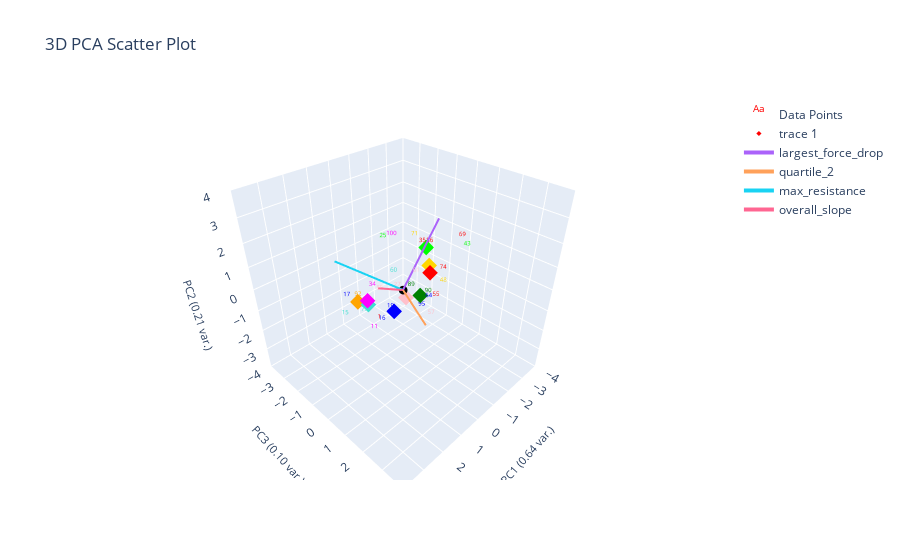

The notebook cell this image was saved under:
### Markdown cell above
### Plot Labeled Data Only

### Code cell
plotting.plot_clusters_seperately(marions_labeled_data[f'{ylabel_name}_nums'], curve_data, ylabel_name,
                                  cluster_category_names=list(ylabel_to_cluster_num.keys()),
                                  bold_idxs=marions_labeled_data.index.tolist()) 
plotting.plot_pca(marions_labeled_data, marions_labeled_data[f'{ylabel_name}_nums'], graph_title="Clustering Labeled Data", num_pc=3, ylabel_name=ylabel_name, centroids=label_centroids)

### Figure 1 — Plotly figure (JSON) as saved in the notebook; plotly's stock layout.template omitted (floating-point values rounded to 4 significant figures)
{"data": [{"mode": "text", "name": "Data Points", "text": ["1", "5", "11", "15", "16", "17", "19", "25", "27", "34", "35", "43", "48", "55", "57", "60", "61", "64", "68", "69", "71", "74", "77", "85", "86", "89", "90", "92", "95", "100"], "textfont": {"color": ["red", "pink", "magenta", "turquoise", "blue", "blue", "blue", "lime", "pink", "magenta", "red", "lime", "gold", "red", "pink", "turquoise", "pink", "blue", "magenta", "red", "gold", "red", "turquoise", "pink", "red", "green", "green", "orange", "blue", "magenta"], "size": 6}, "type": "scatter3d", "x": [1.857, -0.1889, 2.272, 2.545, 1.647, 1.623, 0.2153, -0.2495, 0.07766, 1.968, -0.9293, -3.052, -2.095, -1.374, -1.632, 0.02285, -0.05337, -0.1793, 4.052, -2.958, -1.23, -2.312, 1.925, 0.05042, -1.686, 0.3104, -1.256, 1.134, -0.7106, 0.2049], "y": [0.6621, -0.09002, 0.867, -0.3299, 0.6004, -1.402, -0.4857, -1.335, -0.2367, 0.5267, 0.07881, 0.5742, 0.2403, 0.4975, 0.06532, -0.4821, 0.5877, 1.157, 0.7412, 0.3765, -0.6373, 0.0252, -0.02383, -1.277, -0.2193, 0.7252, 0.1755, -1.35, 0.3394, -0.3704], "z": [-0.2121, -0.5085, -0.2762, -0.2015, -0.432, -0.4561, -1.279, 1.387, -0.1788, 1.168, 1.471, 0.6554, -0.8159, -1.025, -2.354, 0.3363, 0.8029, -0.105, 0.4656, 1.036, 1.36, -0.3766, -0.2243, -0.8854, 1.042, 0.429, -0.9463, -0.6701, -1.244, 2.037]}, {"marker": {"color": ["red", "gold", "blue", "green", "pink", "turquoise", "orange", "lime", "magenta"], "size": 4, "symbol": "diamond"}, "mode": "markers", "type": "scatter3d", "x": [-1.234, -1.662, 0.519, -0.4726, -0.3492, 1.498, 1.134, -1.651, 2.124], "y": [0.2368, -0.1985, 0.0418, 0.4504, -0.1902, -0.2786, -1.35, -0.3806, 0.4411], "z": [0.3225, 0.2719, -0.7031, -0.2587, -0.6247, -0.02981, -0.6701, 1.021, 0.8487]}, {"marker": {"color": "black", "size": 3}, "mode": "markers", "name": "Origin", "showlegend": false, "type": "scatter3d", "x": [0], "y": [0], "z": [0]}, {"line": {"width": 4}, "mode": "lines+text", "name": "largest_force_drop", "textposition": "top center", "type": "scatter3d", "x": [0, -1.536], "y": [0, 0.3058], "z": [0, 2.551]}, {"line": {"width": 4}, "mode": "lines+text", "name": "quartile_2", "textposition": "top center", "type": "scatter3d", "x": [0, 1.484], "y": [0, 2.513], "z": [0, 0.6174]}, {"line": {"width": 4}, "mode": "lines+text", "name": "max_resistance", "textposition": "top center", "type": "scatter3d", "x": [0, 1.872], "y": [0, -1.58], "z": [0, 1.396]}, {"line": {"width": 4}, "mode": "lines+text", "name": "overall_slope", "textposition": "top center", "type": "scatter3d", "x": [0, 0.9673], "y": [0, -0.3108], "z": [0, 0.4032]}], "layout": {"autosize": true, "scene": {"aspectmode": "cube", "xaxis": {"range": [-4, 4], "title": {"font": {"size": 11}, "text": "PC1 (0.64 var.)"}}, "yaxis": {"range": [-4, 4], "title": {"font": {"size": 11}, "text": "PC3 (0.10 var.)"}}, "zaxis": {"range": [-4, 4], "title": {"font": {"size": 11}, "text": "PC2 (0.21 var.)"}}}, "title": {"text": "3D PCA Scatter Plot"}}}
